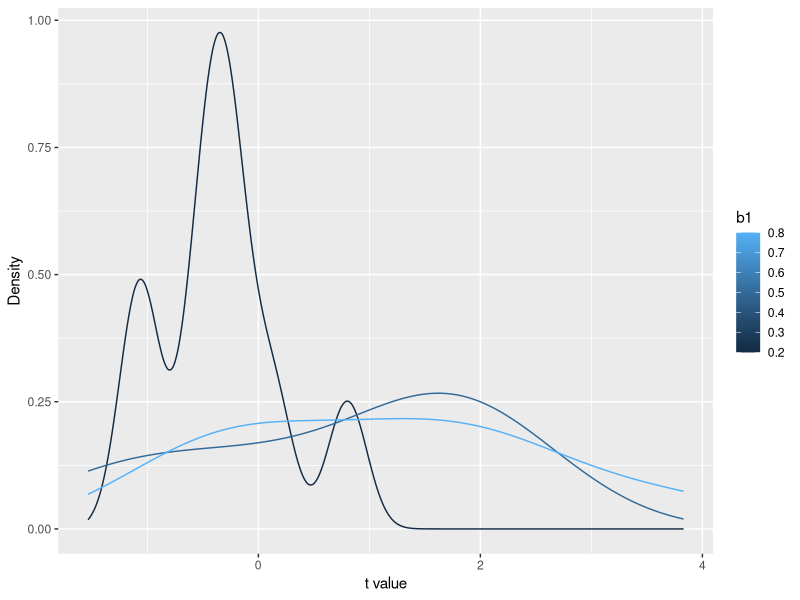
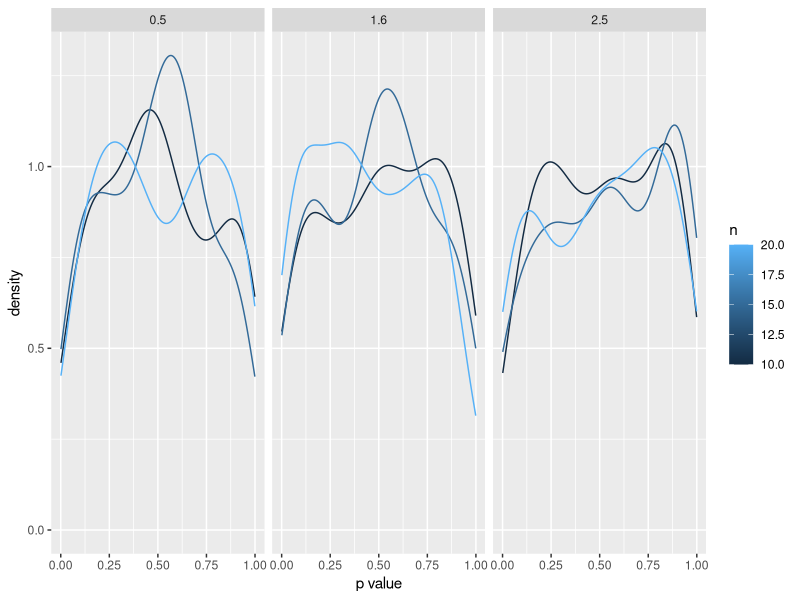
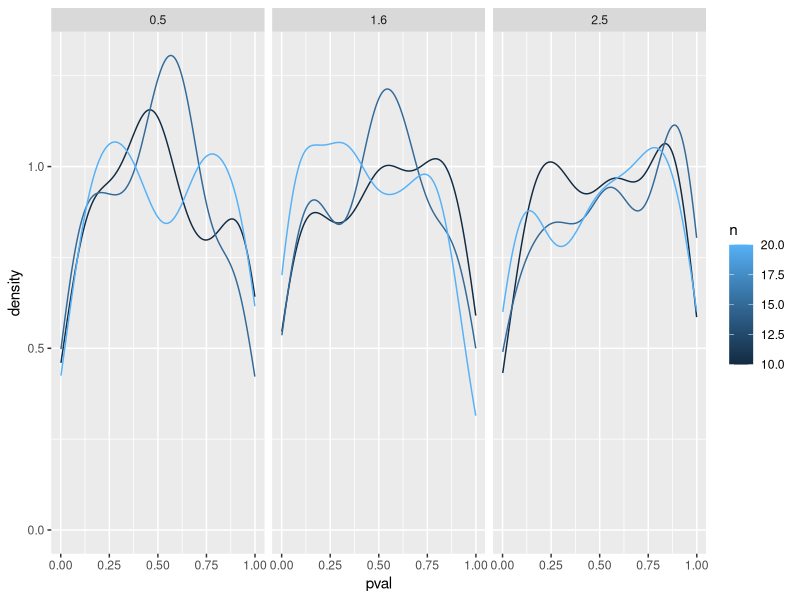

R code for these plots, in order:
## ---- chunk 1
library(tidyverse)
## ---- chunk 2
gen.mod <- function(n=100, b0=2, b1=3, sd.err=1){predictor<-runif(n)-0.5
response <- b0+b1*predictor+rnorm(n, mean= 0,sd= sd.err)
return(data.frame(response = response, predictor = predictor))}
## ---- chunk 3
n.times <- 100
n <- c(10,15,20)
b1 <- c(0.2,0.5,0.8)
sd.err <- c(0.5,1.6,2.5)

test.df <- expand.grid(n.times=n.times,n=n,b1=b1,sd.err=sd.err)
## ---- chunk 4

## ---- chunk 5
for (i in 1:length(test.df$n.times)){
  tmp.df <- gen.mod(n=test.df$n[i],b0=2,b1=test.df$b1[i],sd.err=test.df$sd.err[i])
  tmp.lm <- lm(response ~predictor,data=tmp.df)
  test.df$tval[i] <- summary(tmp.lm)$coefficients["predictor","t value"]}
## ---- chunk 6
p <- ggplot(data=test.df,aes(tval,group=b1,col=b1))
p + geom_density()+ xlab("t value")+ ylab("Density")
## ---- chunk 7
n.times <- 1:100
n <- c(10,15,20)
b1 <- c(0)
sd.err <- c(0.5,1.6,2.5)

gen.df2 <- function(n=100,b0=0,b1=0,sd.err=1){
  predictor<- runif(n)-0.5
  response <- b0 + b1*predictor+rnorm(n,mean=0,sd=sd.err)
  return(data.frame(response=response,predictor=predictor))
}

test.df2 <- expand.grid(n.times=n.times,n=n,b1=b1,sd.err=sd.err)

for (i in 1:length(test.df2$n.times)) {
    tmp.df2 <- gen.df2(n = test.df2$n[i], b0 = 0, b1 = test.df2$b1[i], sd.err = test.df2$sd.err[i])
    tmp.lm2 <- lm(response ~ predictor, data = tmp.df2)
    test.df2$pval[i] <- summary(tmp.lm2)$coefficients["predictor", "Pr(>|t|)"]
}
## ---- chunk 8
p2 <- ggplot(data=test.df2,aes(pval,group=n,col=n))

p2+ geom_density()+facet_grid(~sd.err)+ xlab("p value")+ ylab("density")
## ---- chunk 9
pvalues <- which(test.df2$p.val <=0.05)

pvalues


## ---- chunk 10
p3 <- ggplot(data=test.df2, aes(pval,group=n,col=n))

p3+ geom_density()+ facet_grid(~sd.err)
